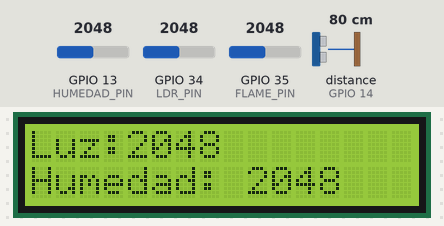
Simulated run of this sketch. Board: ESP32. Parts: 16×2 character LCD. Wiring (inferred from the names in the program): ultrasonic range finder: trigger GPIO 12; echo GPIO 14. Inputs (shaded band) come from the test bench; at power-on: GPIO 13 (HUMEDAD_PIN) = 2048, GPIO 34 (LDR_PIN) = 2048, GPIO 35 (FLAME_PIN) = 2048, distance to the obstacle (sensor on GPIO 14) 80 cm. The echo pulse lasts 58.3 µs per cm; WiFi joins after 1.5 s; servers stay silent unless stated; what the sketch prints to the serial monitor is not drawn.

Above: at 3.2 s.
3.3 s: GPIO 13 (HUMEDAD_PIN) set to 2866
At 4.4 s:
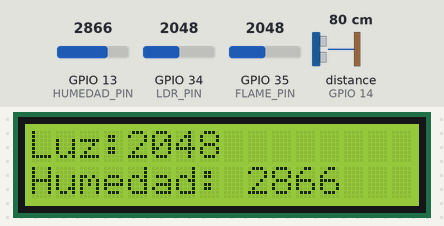
5.1 s: GPIO 34 (LDR_PIN) set to 2866
At 7.1 s:
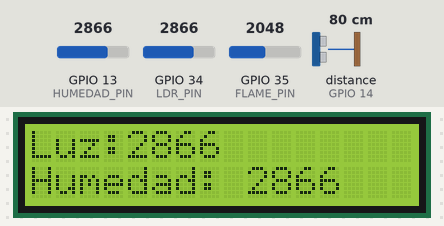
7.6 s: GPIO 13 (HUMEDAD_PIN) set to 3972
At 9.9 s:
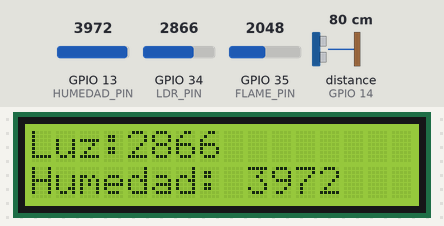
10.3 s: GPIO 34 (LDR_PIN) set to 3972
At 12.6 s:
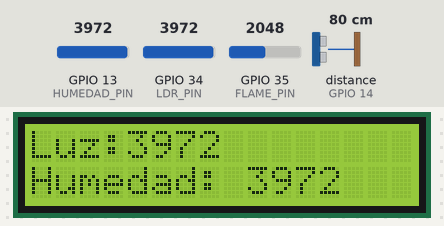
13.0 s: GPIO 13 (HUMEDAD_PIN) set to 1228
At 15.4 s:
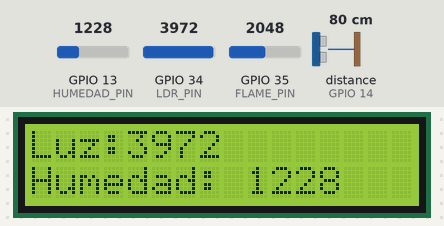
15.7 s: GPIO 34 (LDR_PIN) set to 1228
At 18.2 s:
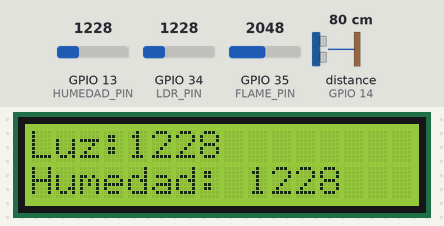
Timing chart, 0 to 19.3 s (numbered marks = the images above; inputs shaded):
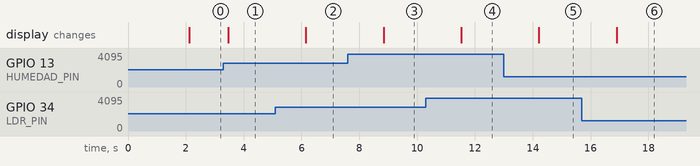

The sketch:

a.ino
```cpp
#include <Wire.h>
#include <LiquidCrystal_I2C.h>
#include <WiFi.h>
#include <ThingSpeak.h>
#include <UbidotsEsp32Mqtt.h>

#define LDR_PIN 34
#define FLAME_PIN 35
#define TRIG_PIN 12
#define ECHO_PIN 14
#define HUMEDAD_PIN 13  // Pin para el sensor de humedad (analógico)

// Configura tu API Key de ThingSpeak
const char *myWriteAPIKey = "5E0FJI7K1HTT3Q9O";  // Sustituye con tu API Key
const char *ssid = "Pixel";  // Nombre de la red Wi-Fi (Pixel)
const char *password = "";   // Red sin contraseña
#define UBIDOTS_TOKEN "BBUS-LDyXA8Lot7PoFRAt0ywmCJj0klTilL"
#define DEVICE_LABEL "esp32"
#define VARIABLE_DISTANCIA "distance"
#define VARIABLE_FLAMA "flama"
#define VARIABLE_HUM "humedad"
#define VARIABLE_LUZ "luz"
// Declaramos la instancia de Ubidots (asignando el token)
Ubidots ubidots(UBIDOTS_TOKEN);
WiFiClient client;

LiquidCrystal_I2C lcd(0x27, 16, 2);  // Dirección del LCD
long duration;
int distance;

void setup() {
  Serial.begin(115200);

  // LCD
  Wire.begin(21, 22);  // SDA = 21, SCL = 22
  lcd.begin(16, 2);
  lcd.backlight();
  lcd.print("Iniciando...");

  // Pines
  pinMode(TRIG_PIN, OUTPUT);
  pinMode(ECHO_PIN, INPUT);
  pinMode(HUMEDAD_PIN, INPUT);  // Configura el pin de humedad como entrada
  // Conexión a Wi-Fi
  Serial.println("Conectando a Wi-Fi...");
  WiFi.begin(ssid, password);
  while (WiFi.status() != WL_CONNECTED) {
    delay(1000);
    Serial.print(".");
  }
  Serial.println("Conectado a Wi-Fi");

  ThingSpeak.begin(client);  // Inicializa ThingSpeak

  // Iniciar Ubidots
  ubidots.setup();  // Configuración de Ubidots (ajuste de MQTT)
  ubidots.reconnect();  // Reconecta si es necesario

  Serial.println("Conectado a Ubidots");
}

void loop() {
    if (!ubidots.connected()) {
    ubidots.reconnect();  // Verifica la conexión con Ubidots
  }
  ubidots.loop();  // Necesario para mantener la suscripción activa
  // LDR
  int luz = analogRead(LDR_PIN);

  // Sensor de flama
  int flama = analogRead(FLAME_PIN);

  // Sensor de humedad (valor analógico)
  int humedad = analogRead(HUMEDAD_PIN);  // Lee el valor analógico de humedad

  // HC-SR04
  digitalWrite(TRIG_PIN, LOW);
  delayMicroseconds(2);
  digitalWrite(TRIG_PIN, HIGH);
  delayMicroseconds(10);
  digitalWrite(TRIG_PIN, LOW);
  long duracion = pulseIn(ECHO_PIN, HIGH);
  float distancia = duracion * 0.034 / 2;

  // Verifica que la duración no sea 0
  if (duration == 0) {
    Serial.println("Error: No se detectó distancia.");
    distance = 0;
  } else {
    // Calcula la distancia en centímetros
    distance = duration * 0.034 / 2;
  }

  // Mostrar en LCD
  lcd.clear();
  lcd.setCursor(0, 0);
  lcd.print("Luz:");
  lcd.print(luz);
  lcd.setCursor(0, 1);
  lcd.print("Dist:");
  lcd.print(distancia);
  lcd.print("cm");

  // Mostrar el valor de humedad en el LCD
  lcd.setCursor(0, 1);
  lcd.print("Humedad: ");
  lcd.print(humedad);  // Mostrar el valor analógico de humedad

  // Serial
  Serial.print("Luz: "); Serial.print(luz);
  Serial.print(" | Flama: "); Serial.print(flama);
  Serial.print(" | Distancia: "); Serial.print(distancia); Serial.println(" cm");
  Serial.print("Humedad: "); Serial.println(humedad);

  // Enviar a Ubidots
  if (!isnan(luz) && !isnan(humedad)) {
    // Usamos el método add() de Ubidots para agregar las variables
    ubidots.add(VARIABLE_DISTANCIA, distance);
    ubidots.add(VARIABLE_HUM, humedad);
    ubidots.add(VARIABLE_LUZ, luz);
    ubidots.add(VARIABLE_FLAMA, flama);

    // Publicar los datos a Ubidots
    ubidots.publish(DEVICE_LABEL);  // Enviar los datos a Ubidots
    Serial.println("Datos enviados a Ubidots");
  }
  // Enviar datos a ThingSpeak (para mantener ambos sistemas funcionando)
  ThingSpeak.setField(1, distance);  // Campo 1: distancia
  ThingSpeak.setField(2, luz);        // Campo 2: luz
  int x = ThingSpeak.writeFields(3008099, myWriteAPIKey);  // Reemplaza 123456 con tu canal ID
  if (x == 200) {
    Serial.println("Datos enviados a ThingSpeak");
  } else {
    Serial.println("Error al enviar datos a ThingSpeak");
  }
  delay(1000);
}
```

Measured:
- after the input at 3.3 s, the display: changes after 0.16 s (image 1)
- after the input at 5.1 s, the display: changes after 1.1 s (image 2)
- after the input at 7.6 s, the display: changes after 1.2 s (image 3)
- after the input at 10.3 s, the display: changes after 1.2 s (image 4)
- after the input at 13.0 s, the display: changes after 1.2 s (image 5)
- after the input at 15.7 s, the display: changes after 1.2 s (image 6)
